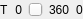
<?xml version="1.0" encoding="UTF-8"?>
<ui version="4.0">
 <class>CSlider</class>
 <widget class="QWidget" name="CSlider">
  <property name="geometry">
   <rect>
    <x>0</x>
    <y>0</y>
    <width>71</width>
    <height>19</height>
   </rect>
  </property>
  <property name="sizePolicy">
   <sizepolicy hsizetype="Preferred" vsizetype="Minimum">
    <horstretch>0</horstretch>
    <verstretch>0</verstretch>
   </sizepolicy>
  </property>
  <property name="windowTitle">
   <string>Form</string>
  </property>
  <layout class="QHBoxLayout" name="horizontalLayout">
   <property name="leftMargin">
    <number>0</number>
   </property>
   <property name="topMargin">
    <number>0</number>
   </property>
   <property name="rightMargin">
    <number>0</number>
   </property>
   <property name="bottomMargin">
    <number>0</number>
   </property>
   <item>
    <widget class="QLabel" name="label_Title">
     <property name="text">
      <string>T</string>
     </property>
    </widget>
   </item>
   <item>
    <widget class="QLabel" name="label_Min">
     <property name="text">
      <string>0</string>
     </property>
     <property name="alignment">
      <set>Qt::AlignRight|Qt::AlignTrailing|Qt::AlignVCenter</set>
     </property>
    </widget>
   </item>
   <item>
    <widget class="QSlider" name="slider">
     <property name="orientation">
      <enum>Qt::Horizontal</enum>
     </property>
    </widget>
   </item>
   <item>
    <widget class="QLabel" name="label_Max">
     <property name="text">
      <string>360</string>
     </property>
    </widget>
   </item>
   <item>
    <widget class="QLabel" name="label_Value">
     <property name="text">
      <string>0</string>
     </property>
     <property name="alignment">
      <set>Qt::AlignCenter</set>
     </property>
    </widget>
   </item>
  </layout>
 </widget>
 <resources/>
 <connections/>
</ui>
